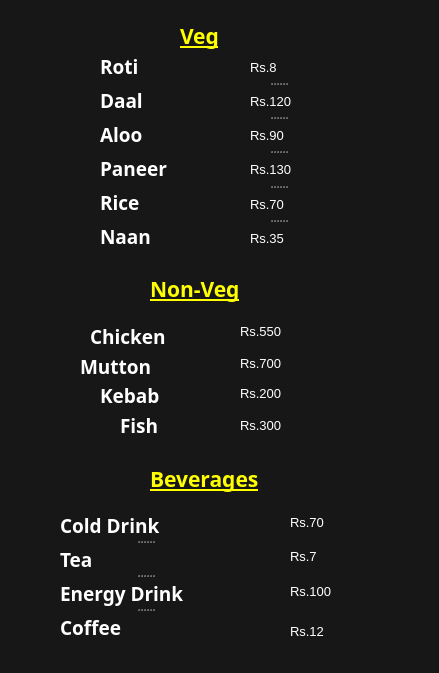
<?xml version="1.0" encoding="UTF-8"?>
<ui version="4.0">
 <class>MainWindow</class>
 <widget class="QMainWindow" name="MainWindow">
  <property name="geometry">
   <rect>
    <x>0</x>
    <y>0</y>
    <width>439</width>
    <height>673</height>
   </rect>
  </property>
  <property name="windowTitle">
   <string>MainWindow</string>
  </property>
  <property name="styleSheet">
   <string notr="true">background-color: rgb(23, 23, 23);</string>
  </property>
  <widget class="QWidget" name="centralwidget">
   <widget class="QLabel" name="label_11">
    <property name="geometry">
     <rect>
      <x>180</x>
      <y>20</y>
      <width>56</width>
      <height>31</height>
     </rect>
    </property>
    <property name="font">
     <font>
      <family>Bradley Hand ITC</family>
      <pointsize>16</pointsize>
      <weight>75</weight>
      <bold>true</bold>
      <underline>true</underline>
     </font>
    </property>
    <property name="styleSheet">
     <string notr="true">color:rgb(255, 255, 0)</string>
    </property>
    <property name="text">
     <string>Veg</string>
    </property>
   </widget>
   <widget class="QLabel" name="label_6">
    <property name="geometry">
     <rect>
      <x>100</x>
      <y>188</y>
      <width>89</width>
      <height>28</height>
     </rect>
    </property>
    <property name="font">
     <font>
      <family>MV Boli</family>
      <pointsize>14</pointsize>
      <weight>75</weight>
      <bold>true</bold>
     </font>
    </property>
    <property name="styleSheet">
     <string notr="true">color: rgb(255, 255, 255);</string>
    </property>
    <property name="text">
     <string>Rice</string>
    </property>
   </widget>
   <widget class="QLabel" name="label_9">
    <property name="geometry">
     <rect>
      <x>100</x>
      <y>154</y>
      <width>89</width>
      <height>28</height>
     </rect>
    </property>
    <property name="font">
     <font>
      <family>MV Boli</family>
      <pointsize>14</pointsize>
      <weight>75</weight>
      <bold>true</bold>
     </font>
    </property>
    <property name="styleSheet">
     <string notr="true">color: rgb(255, 255, 255);</string>
    </property>
    <property name="text">
     <string>Paneer</string>
    </property>
   </widget>
   <widget class="QLabel" name="label_12">
    <property name="geometry">
     <rect>
      <x>100</x>
      <y>222</y>
      <width>89</width>
      <height>28</height>
     </rect>
    </property>
    <property name="font">
     <font>
      <family>MV Boli</family>
      <pointsize>14</pointsize>
      <weight>75</weight>
      <bold>true</bold>
     </font>
    </property>
    <property name="styleSheet">
     <string notr="true">color: rgb(255, 255, 255);</string>
    </property>
    <property name="text">
     <string>Naan</string>
    </property>
   </widget>
   <widget class="QLabel" name="label_10">
    <property name="geometry">
     <rect>
      <x>100</x>
      <y>120</y>
      <width>89</width>
      <height>28</height>
     </rect>
    </property>
    <property name="font">
     <font>
      <family>MV Boli</family>
      <pointsize>14</pointsize>
      <weight>75</weight>
      <bold>true</bold>
     </font>
    </property>
    <property name="styleSheet">
     <string notr="true">color: rgb(255, 255, 255);</string>
    </property>
    <property name="text">
     <string>Aloo</string>
    </property>
   </widget>
   <widget class="QLabel" name="label_2">
    <property name="geometry">
     <rect>
      <x>100</x>
      <y>52</y>
      <width>89</width>
      <height>28</height>
     </rect>
    </property>
    <property name="font">
     <font>
      <family>MV Boli</family>
      <pointsize>14</pointsize>
      <weight>75</weight>
      <bold>true</bold>
     </font>
    </property>
    <property name="styleSheet">
     <string notr="true">color: #fff;</string>
    </property>
    <property name="text">
     <string>Roti</string>
    </property>
   </widget>
   <widget class="QLabel" name="label_3">
    <property name="geometry">
     <rect>
      <x>100</x>
      <y>86</y>
      <width>89</width>
      <height>28</height>
     </rect>
    </property>
    <property name="font">
     <font>
      <family>MV Boli</family>
      <pointsize>14</pointsize>
      <weight>75</weight>
      <bold>true</bold>
     </font>
    </property>
    <property name="styleSheet">
     <string notr="true">color: rgb(255, 255, 255);</string>
    </property>
    <property name="text">
     <string>Daal</string>
    </property>
   </widget>
   <widget class="QLabel" name="label_14">
    <property name="geometry">
     <rect>
      <x>80</x>
      <y>350</y>
      <width>100</width>
      <height>33</height>
     </rect>
    </property>
    <property name="font">
     <font>
      <family>MV Boli</family>
      <pointsize>14</pointsize>
      <weight>75</weight>
      <bold>true</bold>
     </font>
    </property>
    <property name="styleSheet">
     <string notr="true">color: rgb(255, 255, 255);</string>
    </property>
    <property name="text">
     <string>Mutton</string>
    </property>
   </widget>
   <widget class="QLabel" name="label_15">
    <property name="geometry">
     <rect>
      <x>90</x>
      <y>320</y>
      <width>94</width>
      <height>33</height>
     </rect>
    </property>
    <property name="font">
     <font>
      <family>MV Boli</family>
      <pointsize>14</pointsize>
      <weight>75</weight>
      <bold>true</bold>
     </font>
    </property>
    <property name="styleSheet">
     <string notr="true">color: rgb(255, 255, 255);</string>
    </property>
    <property name="text">
     <string>Chicken</string>
    </property>
   </widget>
   <widget class="QLabel" name="label_16">
    <property name="geometry">
     <rect>
      <x>150</x>
      <y>270</y>
      <width>118</width>
      <height>37</height>
     </rect>
    </property>
    <property name="font">
     <font>
      <family>Bradley Hand ITC</family>
      <pointsize>16</pointsize>
      <weight>75</weight>
      <bold>true</bold>
      <underline>true</underline>
     </font>
    </property>
    <property name="styleSheet">
     <string notr="true">color:rgb(255, 255, 0)</string>
    </property>
    <property name="text">
     <string>Non-Veg</string>
    </property>
   </widget>
   <widget class="QLabel" name="label_17">
    <property name="geometry">
     <rect>
      <x>120</x>
      <y>410</y>
      <width>53</width>
      <height>31</height>
     </rect>
    </property>
    <property name="font">
     <font>
      <family>MV Boli</family>
      <pointsize>14</pointsize>
      <weight>75</weight>
      <bold>true</bold>
     </font>
    </property>
    <property name="styleSheet">
     <string notr="true">color: rgb(255, 255, 255);</string>
    </property>
    <property name="text">
     <string>Fish</string>
    </property>
   </widget>
   <widget class="QLabel" name="label_18">
    <property name="geometry">
     <rect>
      <x>100</x>
      <y>380</y>
      <width>81</width>
      <height>31</height>
     </rect>
    </property>
    <property name="font">
     <font>
      <family>MV Boli</family>
      <pointsize>14</pointsize>
      <weight>75</weight>
      <bold>true</bold>
     </font>
    </property>
    <property name="styleSheet">
     <string notr="true">color: rgb(255, 255, 255);</string>
    </property>
    <property name="text">
     <string>Kebab</string>
    </property>
   </widget>
   <widget class="QLabel" name="label_19">
    <property name="geometry">
     <rect>
      <x>240</x>
      <y>352</y>
      <width>56</width>
      <height>23</height>
     </rect>
    </property>
    <property name="font">
     <font>
      <pointsize>10</pointsize>
      <weight>50</weight>
      <bold>false</bold>
     </font>
    </property>
    <property name="styleSheet">
     <string notr="true">color: rgb(255, 255, 255);</string>
    </property>
    <property name="text">
     <string>Rs.700</string>
    </property>
   </widget>
   <widget class="QLabel" name="label_20">
    <property name="geometry">
     <rect>
      <x>240</x>
      <y>382</y>
      <width>56</width>
      <height>23</height>
     </rect>
    </property>
    <property name="font">
     <font>
      <pointsize>10</pointsize>
      <weight>50</weight>
      <bold>false</bold>
     </font>
    </property>
    <property name="styleSheet">
     <string notr="true">color: rgb(255, 255, 255);</string>
    </property>
    <property name="text">
     <string>Rs.200</string>
    </property>
   </widget>
   <widget class="QLabel" name="label_21">
    <property name="geometry">
     <rect>
      <x>240</x>
      <y>414</y>
      <width>56</width>
      <height>23</height>
     </rect>
    </property>
    <property name="font">
     <font>
      <pointsize>10</pointsize>
      <weight>50</weight>
      <bold>false</bold>
     </font>
    </property>
    <property name="styleSheet">
     <string notr="true">color: rgb(255, 255, 255);</string>
    </property>
    <property name="text">
     <string>Rs.300</string>
    </property>
   </widget>
   <widget class="QLabel" name="label_22">
    <property name="geometry">
     <rect>
      <x>240</x>
      <y>320</y>
      <width>56</width>
      <height>23</height>
     </rect>
    </property>
    <property name="font">
     <font>
      <pointsize>10</pointsize>
      <weight>50</weight>
      <bold>false</bold>
     </font>
    </property>
    <property name="styleSheet">
     <string notr="true">color: rgb(255, 255, 255);</string>
    </property>
    <property name="text">
     <string>Rs.550</string>
    </property>
   </widget>
   <widget class="QLabel" name="label_26">
    <property name="geometry">
     <rect>
      <x>150</x>
      <y>460</y>
      <width>132</width>
      <height>37</height>
     </rect>
    </property>
    <property name="font">
     <font>
      <family>Bradley Hand ITC</family>
      <pointsize>16</pointsize>
      <weight>75</weight>
      <bold>true</bold>
      <underline>true</underline>
     </font>
    </property>
    <property name="styleSheet">
     <string notr="true">color:rgb(255, 255, 0)</string>
    </property>
    <property name="text">
     <string>Beverages</string>
    </property>
   </widget>
   <widget class="QSplitter" name="splitter">
    <property name="geometry">
     <rect>
      <x>250</x>
      <y>52</y>
      <width>56</width>
      <height>201</height>
     </rect>
    </property>
    <property name="orientation">
     <enum>Qt::Vertical</enum>
    </property>
    <widget class="QLabel" name="label">
     <property name="font">
      <font>
       <pointsize>10</pointsize>
       <weight>50</weight>
       <bold>false</bold>
      </font>
     </property>
     <property name="styleSheet">
      <string notr="true">color: rgb(255, 255, 255);</string>
     </property>
     <property name="text">
      <string>Rs.8</string>
     </property>
    </widget>
    <widget class="QLabel" name="label_4">
     <property name="font">
      <font>
       <pointsize>10</pointsize>
       <weight>50</weight>
       <bold>false</bold>
      </font>
     </property>
     <property name="styleSheet">
      <string notr="true">color: rgb(255, 255, 255);</string>
     </property>
     <property name="text">
      <string>Rs.120</string>
     </property>
    </widget>
    <widget class="QLabel" name="label_5">
     <property name="font">
      <font>
       <pointsize>10</pointsize>
       <weight>50</weight>
       <bold>false</bold>
      </font>
     </property>
     <property name="styleSheet">
      <string notr="true">color: rgb(255, 255, 255);</string>
     </property>
     <property name="text">
      <string>Rs.90</string>
     </property>
    </widget>
    <widget class="QLabel" name="label_7">
     <property name="font">
      <font>
       <pointsize>10</pointsize>
       <weight>50</weight>
       <bold>false</bold>
      </font>
     </property>
     <property name="styleSheet">
      <string notr="true">color: rgb(255, 255, 255);</string>
     </property>
     <property name="text">
      <string>Rs.130</string>
     </property>
    </widget>
    <widget class="QLabel" name="label_8">
     <property name="font">
      <font>
       <pointsize>10</pointsize>
       <weight>50</weight>
       <bold>false</bold>
      </font>
     </property>
     <property name="styleSheet">
      <string notr="true">color: rgb(255, 255, 255);</string>
     </property>
     <property name="text">
      <string>Rs.70</string>
     </property>
    </widget>
    <widget class="QLabel" name="label_13">
     <property name="font">
      <font>
       <pointsize>10</pointsize>
       <weight>50</weight>
       <bold>false</bold>
      </font>
     </property>
     <property name="styleSheet">
      <string notr="true">color: rgb(255, 255, 255);</string>
     </property>
     <property name="text">
      <string>Rs.35</string>
     </property>
    </widget>
   </widget>
   <widget class="QSplitter" name="splitter_3">
    <property name="geometry">
     <rect>
      <x>60</x>
      <y>510</y>
      <width>169</width>
      <height>132</height>
     </rect>
    </property>
    <property name="orientation">
     <enum>Qt::Vertical</enum>
    </property>
    <widget class="QLabel" name="label_25">
     <property name="font">
      <font>
       <family>MV Boli</family>
       <pointsize>14</pointsize>
       <weight>75</weight>
       <bold>true</bold>
      </font>
     </property>
     <property name="styleSheet">
      <string notr="true">color: rgb(255, 255, 255);</string>
     </property>
     <property name="text">
      <string>Cold Drink</string>
     </property>
    </widget>
    <widget class="QLabel" name="label_24">
     <property name="font">
      <font>
       <family>MV Boli</family>
       <pointsize>14</pointsize>
       <weight>75</weight>
       <bold>true</bold>
      </font>
     </property>
     <property name="styleSheet">
      <string notr="true">color: rgb(255, 255, 255);</string>
     </property>
     <property name="text">
      <string>Tea</string>
     </property>
    </widget>
    <widget class="QLabel" name="label_27">
     <property name="font">
      <font>
       <family>MV Boli</family>
       <pointsize>14</pointsize>
       <weight>75</weight>
       <bold>true</bold>
      </font>
     </property>
     <property name="styleSheet">
      <string notr="true">color: rgb(255, 255, 255);</string>
     </property>
     <property name="text">
      <string>Energy Drink</string>
     </property>
    </widget>
    <widget class="QLabel" name="label_23">
     <property name="font">
      <font>
       <family>MV Boli</family>
       <pointsize>14</pointsize>
       <weight>75</weight>
       <bold>true</bold>
      </font>
     </property>
     <property name="styleSheet">
      <string notr="true">color: rgb(255, 255, 255);</string>
     </property>
     <property name="text">
      <string>Coffee</string>
     </property>
    </widget>
   </widget>
   <widget class="QLabel" name="label_29">
    <property name="geometry">
     <rect>
      <x>290</x>
      <y>545</y>
      <width>56</width>
      <height>23</height>
     </rect>
    </property>
    <property name="font">
     <font>
      <pointsize>10</pointsize>
      <weight>50</weight>
      <bold>false</bold>
     </font>
    </property>
    <property name="styleSheet">
     <string notr="true">color: rgb(255, 255, 255);</string>
    </property>
    <property name="text">
     <string>Rs.7</string>
    </property>
   </widget>
   <widget class="QLabel" name="label_28">
    <property name="geometry">
     <rect>
      <x>290</x>
      <y>511</y>
      <width>56</width>
      <height>23</height>
     </rect>
    </property>
    <property name="font">
     <font>
      <pointsize>10</pointsize>
      <weight>50</weight>
      <bold>false</bold>
     </font>
    </property>
    <property name="styleSheet">
     <string notr="true">color: rgb(255, 255, 255);</string>
    </property>
    <property name="text">
     <string>Rs.70</string>
    </property>
   </widget>
   <widget class="QLabel" name="label_31">
    <property name="geometry">
     <rect>
      <x>290</x>
      <y>620</y>
      <width>56</width>
      <height>23</height>
     </rect>
    </property>
    <property name="font">
     <font>
      <pointsize>10</pointsize>
      <weight>50</weight>
      <bold>false</bold>
     </font>
    </property>
    <property name="styleSheet">
     <string notr="true">color: rgb(255, 255, 255);</string>
    </property>
    <property name="text">
     <string>Rs.12</string>
    </property>
   </widget>
   <widget class="QLabel" name="label_30">
    <property name="geometry">
     <rect>
      <x>290</x>
      <y>580</y>
      <width>56</width>
      <height>23</height>
     </rect>
    </property>
    <property name="font">
     <font>
      <pointsize>10</pointsize>
      <weight>50</weight>
      <bold>false</bold>
     </font>
    </property>
    <property name="styleSheet">
     <string notr="true">color: rgb(255, 255, 255);</string>
    </property>
    <property name="text">
     <string>Rs.100</string>
    </property>
   </widget>
  </widget>
 </widget>
 <resources/>
 <connections/>
</ui>
